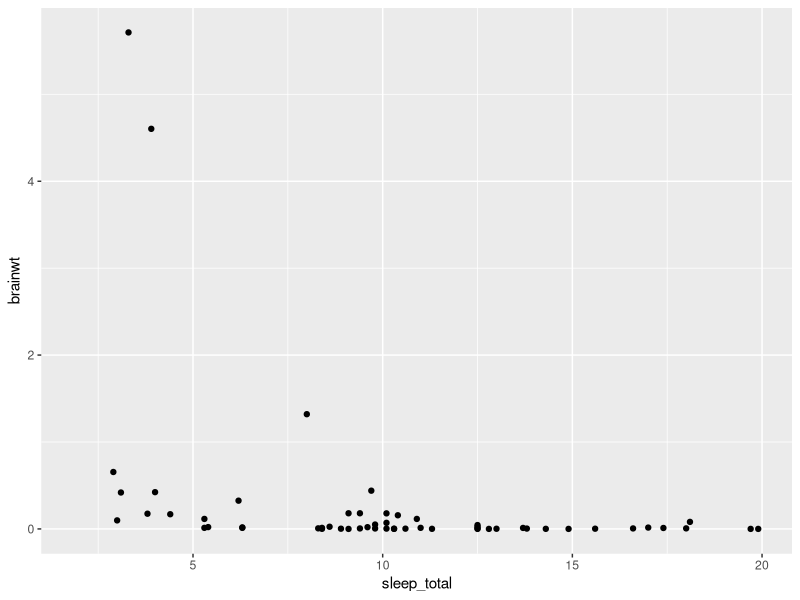
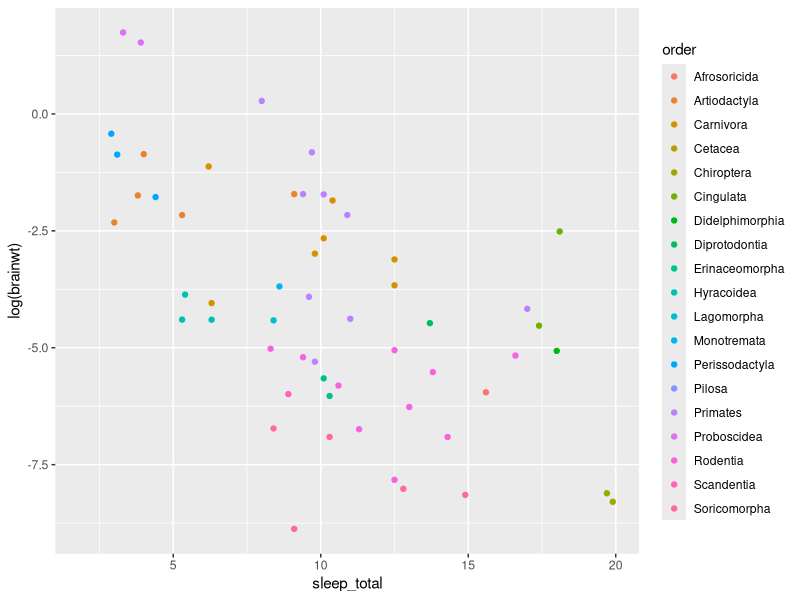
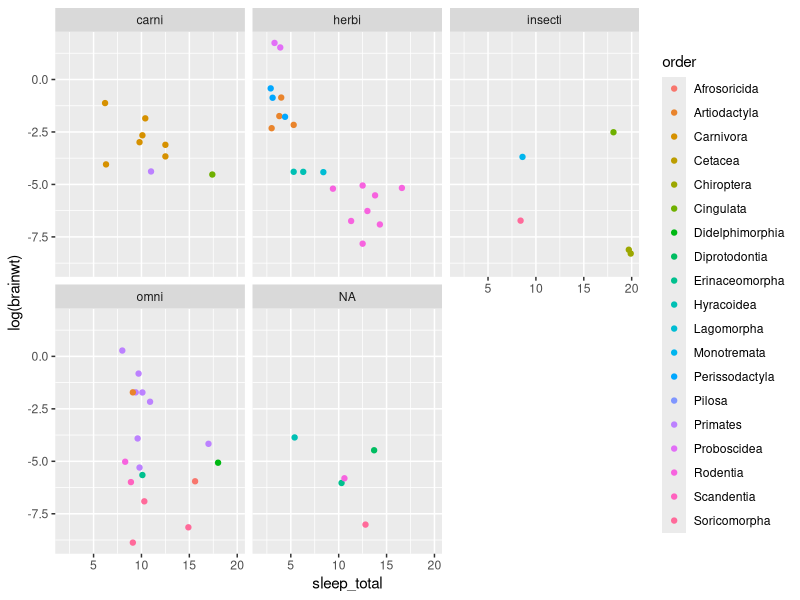
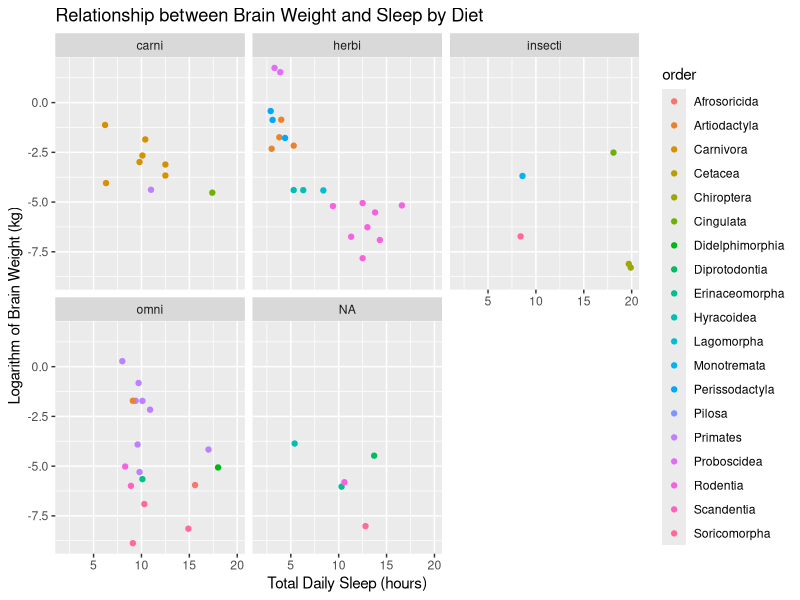

Write the R code that produced these figures, in order.
## ---- chunk 1
library(ggplot2)
## ---- chunk 2
sleep <- ggplot2::msleep
head(sleep)
## ---- chunk 3
colnames(sleep)
## ---- chunk 4
ggplot(data=sleep) +
  geom_point(aes(x=sleep_total, y=brainwt))
## ---- chunk 5
ggplot(data=sleep) +
  geom_point(aes(x=sleep_total, y=log(brainwt), color=order))
## ---- chunk 6
ggplot(data=sleep) +
  geom_point(aes(x=sleep_total, y=log(brainwt), color=order)) +
  facet_wrap(~vore)
## ---- chunk 7
ggplot(data=sleep) +
  geom_point(aes(x=sleep_total, y=log(brainwt), color=order)) +
  facet_wrap(~vore) +
  ylab("Logarithm of Brain Weight (kg)") +
  xlab("Total Daily Sleep (hours)") +
  ggtitle("Relationship between Brain Weight and Sleep by Diet")
